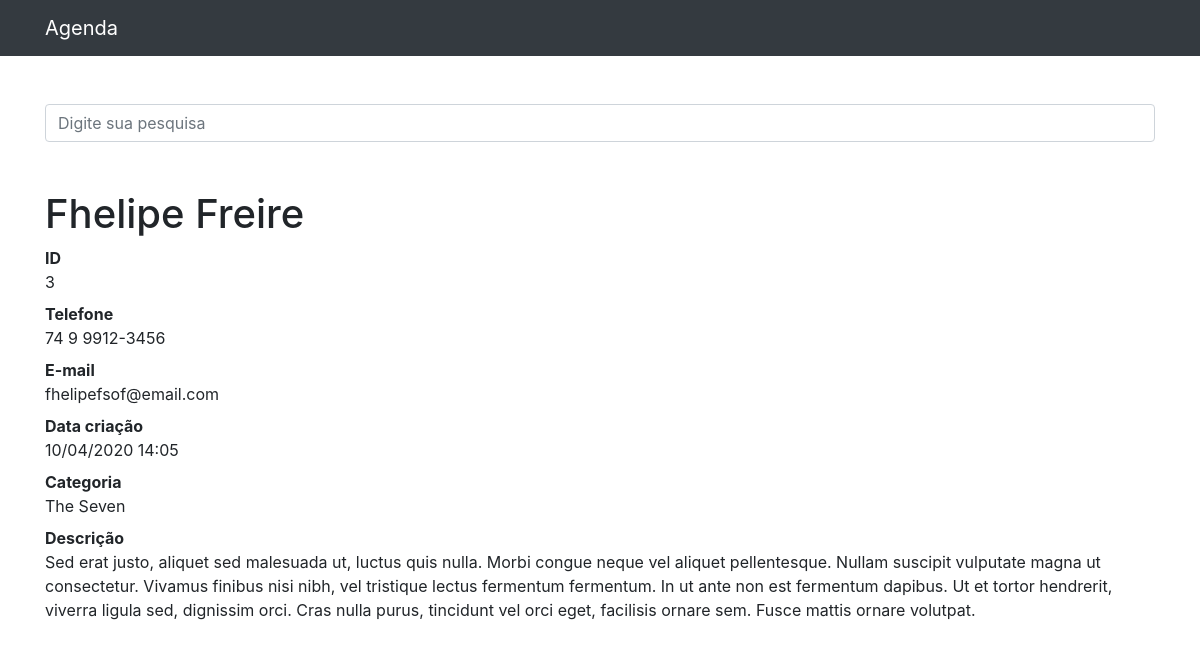
Screenshot of /3/ with the database file from the repository.
### contatos/models.py (models this page shows, shortened)
class Contato(models.Model):
    nome = models.CharField(max_length=255)
    sobrenome = models.CharField(max_length=255, blank=True)
    telefone = models.CharField(max_length=255)
    email = models.CharField(max_length=255, blank=True)
    data_criacao = models.DateTimeField(default=timezone.now)
    descricao = models.TextField(blank=True)
    categoria = models.ForeignKey(Categoria, on_delete=models.DO_NOTHING)
    mostrar = models.BooleanField(default=True)

class Categoria(models.Model):
    nome = models.CharField(max_length=255)
    def __str__(self):
        return self.nome

### contatos/views.py (the view)
# urls.py: path('<int:id>/', views.detalhes, name="detalhes"),
def detalhes(request, id):
    contato = get_object_or_404(Contato, id=id)
    if not contato.mostrar:
        raise Http404
    return render(request, 'contatos/detalhes.html', {'contato': contato})

### contatos/templates/contatos/detalhes.html (shortened to what this page needs)
{%extends 'base.html'%}
{%block 'content'%}
<h1 class="mt-5">{{contato.nome}} {{contato.sobrenome}}</h1>
<dl>
  <dt>ID</dt>
  <dd>{{contato.id}}</dd>
  <dt>Telefone</dt>
  <dd>{{contato.telefone}}</dd>
  <dt>E-mail</dt>
  <dd>{{contato.email}}</dd>
  <dt>Data criação</dt>
  <dd>{{contato.data_criacao|date:'d/m/Y H:i'}}</dd>
  <dt>Categoria</dt>
  <dd>{{contato.categoria}}</dd>
  <dt>Descrição</dt>
  <dd>
    {{contato.descricao}}
  </dd>
</dl>
{%endblock%}

### rows the page displays
Contato: nome "Fhelipe", sobrenome "Freire", id "3", telefone "74 9 9912-3456", email "fhelipefsof@email.com", data_criacao "10/04/2020 14:05", categoria "The Seven", descricao "Sed erat justo, aliquet sed malesuada ut, luctus quis nulla. Morbi congue neque vel aliquet pellentesque. Nullam suscipit vulputate magna ut consectetur. Vivamus finibus nisi nibh, vel tristique lectus fermentum fermentum. In ut ante non est fermentum dapibus. Ut et tortor hendrerit, viverra ligula sed, dignissim orci. Cras nulla purus, tincidunt vel orci eget, facilisis ornare sem. Fusce mattis ornare volutpat."
